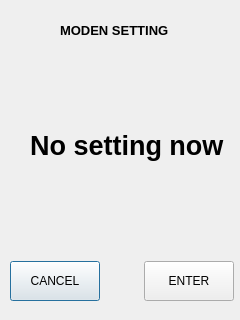
<?xml version="1.0" encoding="UTF-8"?>
<ui version="4.0">
 <class>Moden</class>
 <widget class="QDialog" name="Moden">
  <property name="geometry">
   <rect>
    <x>0</x>
    <y>0</y>
    <width>240</width>
    <height>320</height>
   </rect>
  </property>
  <property name="windowTitle">
   <string>Dialog</string>
  </property>
  <widget class="QWidget" name="layoutWidget">
   <property name="geometry">
    <rect>
     <x>10</x>
     <y>260</y>
     <width>224</width>
     <height>42</height>
    </rect>
   </property>
   <layout class="QHBoxLayout" name="horizontalLayout">
    <item>
     <widget class="QPushButton" name="pbCancel">
      <property name="minimumSize">
       <size>
        <width>90</width>
        <height>40</height>
       </size>
      </property>
      <property name="text">
       <string>CANCEL</string>
      </property>
     </widget>
    </item>
    <item>
     <spacer name="horizontalSpacer">
      <property name="orientation">
       <enum>Qt::Horizontal</enum>
      </property>
      <property name="sizeHint" stdset="0">
       <size>
        <width>40</width>
        <height>20</height>
       </size>
      </property>
     </spacer>
    </item>
    <item>
     <widget class="QPushButton" name="pbEnter">
      <property name="minimumSize">
       <size>
        <width>90</width>
        <height>40</height>
       </size>
      </property>
      <property name="text">
       <string>ENTER</string>
      </property>
     </widget>
    </item>
   </layout>
  </widget>
  <widget class="QLabel" name="lTitle">
   <property name="geometry">
    <rect>
     <x>60</x>
     <y>20</y>
     <width>121</width>
     <height>20</height>
    </rect>
   </property>
   <property name="font">
    <font>
     <pointsize>10</pointsize>
     <weight>75</weight>
     <bold>true</bold>
    </font>
   </property>
   <property name="text">
    <string>MODEN SETTING</string>
   </property>
  </widget>
  <widget class="QLabel" name="label">
   <property name="geometry">
    <rect>
     <x>20</x>
     <y>110</y>
     <width>221</width>
     <height>71</height>
    </rect>
   </property>
   <property name="font">
    <font>
     <pointsize>20</pointsize>
     <weight>75</weight>
     <bold>true</bold>
    </font>
   </property>
   <property name="text">
    <string>No setting now </string>
   </property>
   <property name="alignment">
    <set>Qt::AlignCenter</set>
   </property>
  </widget>
 </widget>
 <resources/>
 <connections/>
</ui>
